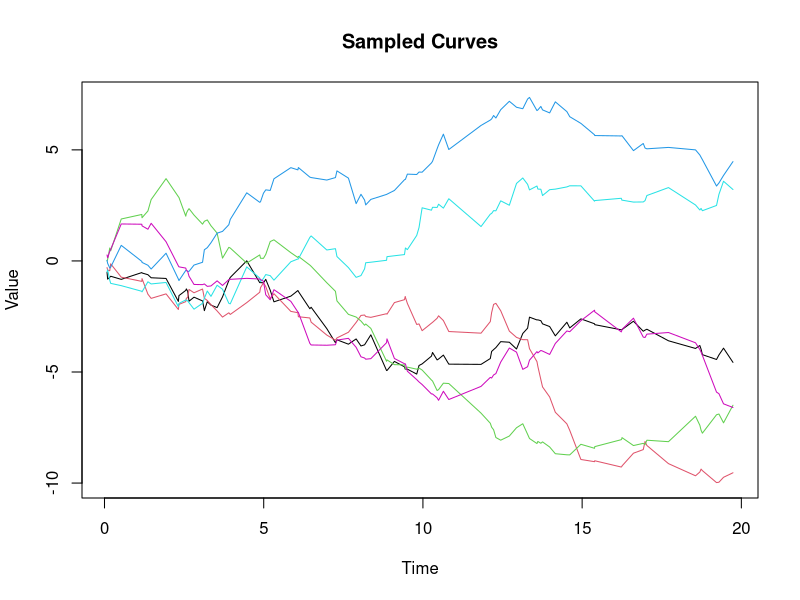

R code for this plot:
D <- function(x, y) {
  nom <- gamma(2 * x + 1) * sin(pi * x) * gamma(2 * y + 1) * sin(pi * y)
  nom <- sqrt(nom)
  denom <- 2 * gamma(x + y + 1) * sin(pi * (x + y) / 2)

  res <- nom / denom
  return(res)
}

cov <- function(s, t, hurst_s, hurst_t) {
  Hs <- hurst_s(s)
  Ht <- hurst_t(t)
  H <- Hs + Ht
  term1 <- D(Hs, Ht)
  term2 <- abs(s)^H + abs(t)^H - abs(t - s)^H
  res <- term1 * term2
  return(res)
}

sample_times <- function(n_samples, min_time, max_time) {
  # Generate n_samples random numbers uniformly between min_time and max_time
  random_samples <- runif(n_samples, min = min_time, max = max_time)
  return(sort(random_samples))
}


vectorized_mu <- function(sample_times, mu_fn) {
  sapply(sample_times, mu_fn)
}


covariance_matrix <- function(sample_times, hurst_s, hurst_t) {
  n <- length(sample_times)
  cov_matrix <- matrix(NA, nrow = n, ncol = n)

  for (i in 1:n) {
    for (j in i:n) {
      cov_matrix[i, j] <- cov(sample_times[i], sample_times[j], hurst_s, hurst_t)
      cov_matrix[j, i] <- cov_matrix[i, j]  # Exploit symmetry
    }
  }

  return(cov_matrix)
}

plot_curves <- function(times, curves) {
  # Check if curves is a matrix or a vector
  if (is.matrix(curves)) {
    # Determine the range for the y-axis
    y_min <- min(sampled_curves)
    y_max <- max(sampled_curves)


    # If it's a matrix, plot the first curve and then add the others
    plot(times, curves[1, ], type = "l", ylim = c(y_min, y_max),
         xlab = "Time", ylab = "Value", main = "Sampled Curves")
    if (n_curves > 1) {
      for (i in 2:n_curves) {
        lines(times, curves[i, ], col = i)
      }
    }
  } else {
    # If it's a vector (only one curve), plot it directly
    plot(times, curves, type = "l",
         xlab = "Time", ylab = "Value", main = "Sampled Curve")
  }
}

mu0 <- function(t) {
  0
}


hurst1 <- function(t) {
  # Adjust these parameters to change the behavior of the function
  amplitude <- 0.1
  frequency <- 0.1

  # Compute Hurst exponent
  H <- 0.5 + amplitude * sin(frequency * t)

  # Ensure H stays within reasonable bounds (0 to 1)
  return(min(max(H, 0), 1))
}

library(MASS)

sampled_times <- sample_times(100, 0, 20)

mu_vector <- vectorized_mu(sampled_times, mu0)
cov_matrix <- covariance_matrix(sampled_times, hurst1, hurst1)

n_curves <- 6
sampled_curves <- MASS::mvrnorm(n_curves, mu_vector, cov_matrix)
plot_curves(sampled_times, sampled_curves)
